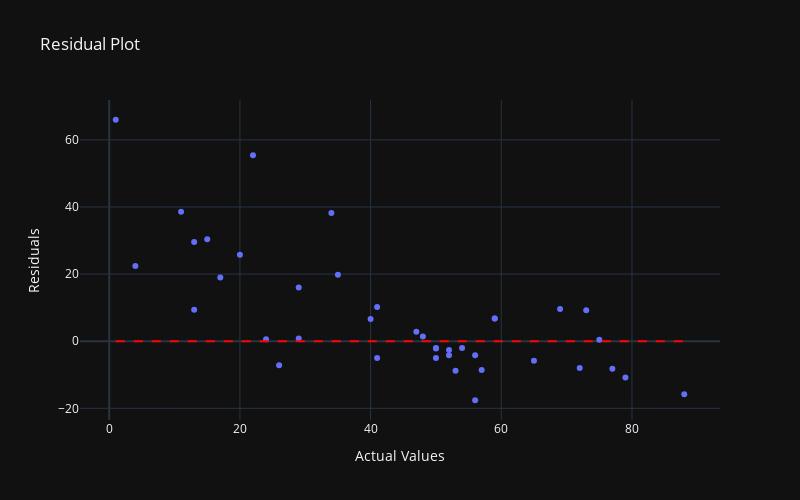

Notebook cell for this chart:
### Code cell
results_df = results_df.with_columns(
    (results_df['Predicted'] - results_df['Actual']).alias('Residuals')
)


fig_residuals = px.scatter(
    results_df,
    x='Actual',
    y='Residuals',
    title='Residual Plot',
    labels={'Actual': 'Actual Values', 'Residuals': 'Residuals'},
    width=800,
    height=500
)

fig_residuals.add_shape(
    type='line',
    x0=results_df['Actual'].min(),
    y0=0,
    x1=results_df['Actual'].max(),
    y1=0,
    line=dict(color='red', dash='dash')
)

fig_residuals.show()

### Figure 1 — Plotly figure (JSON) as saved in the notebook; plotly's stock layout.template omitted (floating-point values rounded to 4 significant figures)
{"data": [{"hovertemplate": "Actual Values=%{x}<br>Residuals=%{y}<extra></extra>", "legendgroup": "", "marker": {"color": "#636efa", "symbol": "circle"}, "mode": "markers", "name": "", "orientation": "v", "showlegend": false, "x": [52, 79, 4, 1, 11, 50, 47, 13, 13, 65, 50, 15, 75, 52, 24, 69, 50, 20, 41, 59, 29, 35, 22, 40, 59, 56, 57, 48, 77, 34, 72, 29, 41, 54, 17, 56, 88, 73, 26, 53], "xaxis": "x", "y": [-2.6, -10.8, 22.4, 66.0, 38.6, -2.0, 2.8, 29.6, 9.4, -5.8, -5.0, 30.4, 0.4, -4.2, 0.6, 9.6, -2.2, 25.8, 10.2, 6.8, 16.0, 19.8, 55.4, 6.6, 6.8, -4.2, -8.6, 1.4, -8.2, 38.2, -8.0, 0.8, -5.0, -2.0, 19.0, -17.6, -15.8, 9.2, -7.2, -8.8], "yaxis": "y", "type": "scatter"}], "layout": {"xaxis": {"anchor": "y", "domain": [0.0, 1.0], "title": {"text": "Actual Values"}}, "yaxis": {"anchor": "x", "domain": [0.0, 1.0], "title": {"text": "Residuals"}}, "legend": {"tracegroupgap": 0}, "title": {"text": "Residual Plot"}, "height": 500, "width": 800, "shapes": [{"line": {"color": "red", "dash": "dash"}, "type": "line", "x0": 1, "x1": 88, "y0": 0, "y1": 0}]}}
